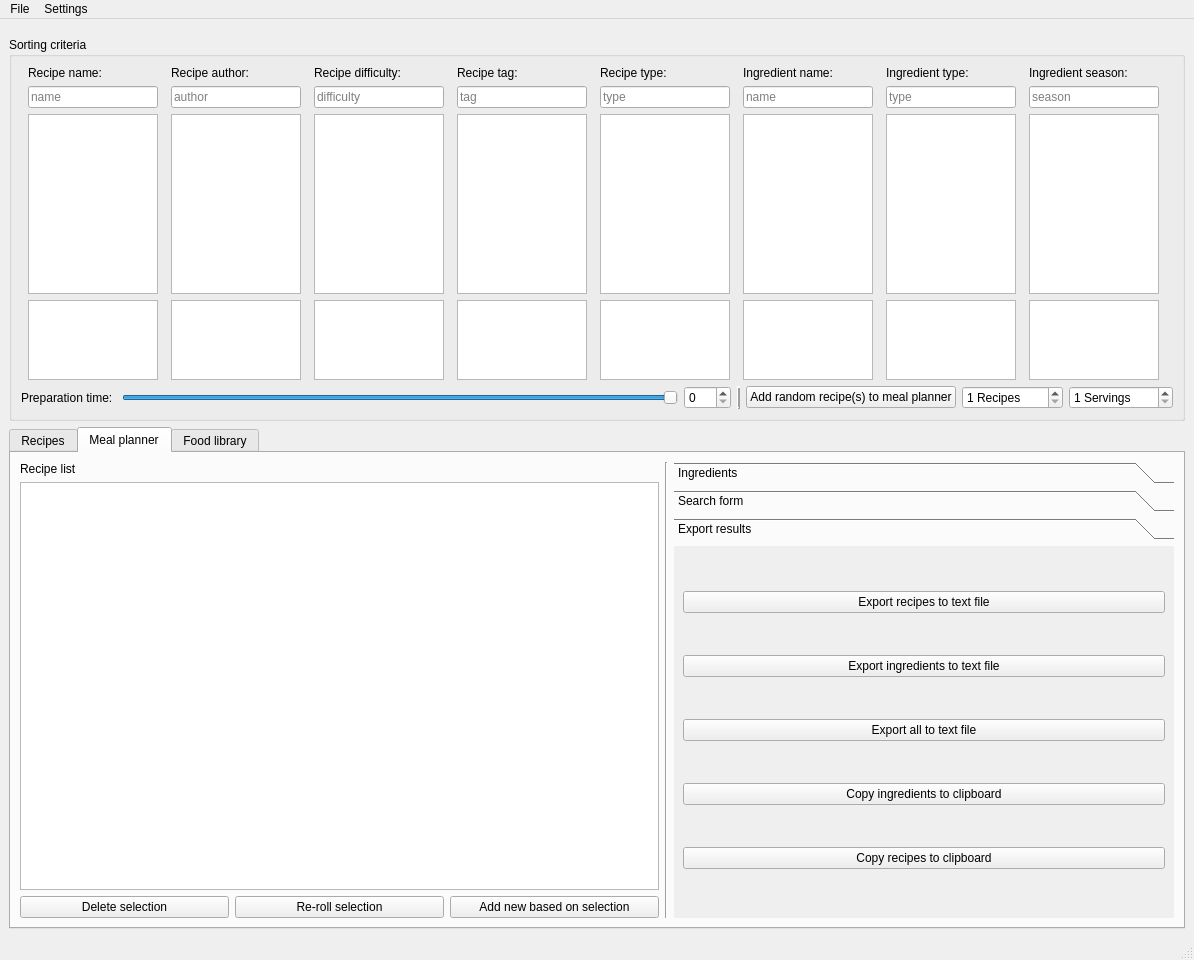
<?xml version="1.0" encoding="UTF-8"?>
<ui version="4.0">
 <class>MainWindow</class>
 <widget class="QMainWindow" name="MainWindow">
  <property name="enabled">
   <bool>true</bool>
  </property>
  <property name="geometry">
   <rect>
    <x>0</x>
    <y>0</y>
    <width>1194</width>
    <height>960</height>
   </rect>
  </property>
  <property name="windowTitle">
   <string>Cookbook manager</string>
  </property>
  <property name="toolButtonStyle">
   <enum>Qt::ToolButtonIconOnly</enum>
  </property>
  <property name="documentMode">
   <bool>false</bool>
  </property>
  <property name="tabShape">
   <enum>QTabWidget::Rounded</enum>
  </property>
  <property name="unifiedTitleAndToolBarOnMac">
   <bool>false</bool>
  </property>
  <widget class="QWidget" name="centralwidget">
   <layout class="QVBoxLayout" name="verticalLayout_4">
    <item>
     <widget class="QWidget" name="widget_main" native="true">
      <layout class="QVBoxLayout" name="verticalLayout">
       <property name="leftMargin">
        <number>0</number>
       </property>
       <property name="rightMargin">
        <number>0</number>
       </property>
       <property name="bottomMargin">
        <number>0</number>
       </property>
       <item>
        <widget class="QGroupBox" name="groupBox">
         <property name="title">
          <string>Sorting criteria</string>
         </property>
         <layout class="QVBoxLayout" name="verticalLayout_5">
          <item>
           <layout class="QHBoxLayout" name="horizontalLayout_2">
            <property name="sizeConstraint">
             <enum>QLayout::SetDefaultConstraint</enum>
            </property>
            <item>
             <layout class="QVBoxLayout" name="verticalLayout_3">
              <item>
               <widget class="QLabel" name="label_6">
                <property name="sizePolicy">
                 <sizepolicy hsizetype="Minimum" vsizetype="Minimum">
                  <horstretch>0</horstretch>
                  <verstretch>0</verstretch>
                 </sizepolicy>
                </property>
                <property name="maximumSize">
                 <size>
                  <width>130</width>
                  <height>16777215</height>
                 </size>
                </property>
                <property name="text">
                 <string>Recipe name:</string>
                </property>
               </widget>
              </item>
              <item>
               <widget class="QLineEdit" name="lineEdit_recipe_name_seach">
                <property name="maximumSize">
                 <size>
                  <width>130</width>
                  <height>16777215</height>
                 </size>
                </property>
                <property name="maxLength">
                 <number>100</number>
                </property>
                <property name="placeholderText">
                 <string>name</string>
                </property>
               </widget>
              </item>
              <item>
               <widget class="QListWidget" name="listWidget_recipe_name_search">
                <property name="sizePolicy">
                 <sizepolicy hsizetype="Minimum" vsizetype="Minimum">
                  <horstretch>0</horstretch>
                  <verstretch>0</verstretch>
                 </sizepolicy>
                </property>
                <property name="maximumSize">
                 <size>
                  <width>130</width>
                  <height>180</height>
                 </size>
                </property>
                <property name="selectionMode">
                 <enum>QAbstractItemView::ExtendedSelection</enum>
                </property>
               </widget>
              </item>
              <item>
               <widget class="QListWidget" name="listWidget_recipe_name_selection">
                <property name="sizePolicy">
                 <sizepolicy hsizetype="Minimum" vsizetype="Minimum">
                  <horstretch>0</horstretch>
                  <verstretch>0</verstretch>
                 </sizepolicy>
                </property>
                <property name="maximumSize">
                 <size>
                  <width>130</width>
                  <height>80</height>
                 </size>
                </property>
               </widget>
              </item>
             </layout>
            </item>
            <item>
             <layout class="QVBoxLayout" name="verticalLayout_9">
              <item>
               <widget class="QLabel" name="label_11">
                <property name="sizePolicy">
                 <sizepolicy hsizetype="Minimum" vsizetype="Minimum">
                  <horstretch>0</horstretch>
                  <verstretch>0</verstretch>
                 </sizepolicy>
                </property>
                <property name="maximumSize">
                 <size>
                  <width>130</width>
                  <height>16777215</height>
                 </size>
                </property>
                <property name="text">
                 <string>Recipe author:</string>
                </property>
               </widget>
              </item>
              <item>
               <widget class="QLineEdit" name="lineEdit_recipe_author_name_search">
                <property name="maximumSize">
                 <size>
                  <width>130</width>
                  <height>16777215</height>
                 </size>
                </property>
                <property name="placeholderText">
                 <string>author</string>
                </property>
               </widget>
              </item>
              <item>
               <widget class="QListWidget" name="listWidget_recipe_author_search">
                <property name="sizePolicy">
                 <sizepolicy hsizetype="Minimum" vsizetype="Minimum">
                  <horstretch>0</horstretch>
                  <verstretch>0</verstretch>
                 </sizepolicy>
                </property>
                <property name="maximumSize">
                 <size>
                  <width>130</width>
                  <height>180</height>
                 </size>
                </property>
               </widget>
              </item>
              <item>
               <widget class="QListWidget" name="listWidget_recipe_author_selection">
                <property name="sizePolicy">
                 <sizepolicy hsizetype="Minimum" vsizetype="Minimum">
                  <horstretch>0</horstretch>
                  <verstretch>0</verstretch>
                 </sizepolicy>
                </property>
                <property name="minimumSize">
                 <size>
                  <width>80</width>
                  <height>0</height>
                 </size>
                </property>
                <property name="maximumSize">
                 <size>
                  <width>130</width>
                  <height>80</height>
                 </size>
                </property>
               </widget>
              </item>
             </layout>
            </item>
            <item>
             <layout class="QVBoxLayout" name="verticalLayout_11">
              <item>
               <widget class="QLabel" name="label_14">
                <property name="sizePolicy">
                 <sizepolicy hsizetype="Minimum" vsizetype="Minimum">
                  <horstretch>0</horstretch>
                  <verstretch>0</verstretch>
                 </sizepolicy>
                </property>
                <property name="maximumSize">
                 <size>
                  <width>130</width>
                  <height>16777215</height>
                 </size>
                </property>
                <property name="text">
                 <string>Recipe difficulty:</string>
                </property>
               </widget>
              </item>
              <item>
               <widget class="QLineEdit" name="lineEdit_recipe_dificulty_search">
                <property name="sizePolicy">
                 <sizepolicy hsizetype="Minimum" vsizetype="Fixed">
                  <horstretch>0</horstretch>
                  <verstretch>0</verstretch>
                 </sizepolicy>
                </property>
                <property name="maximumSize">
                 <size>
                  <width>130</width>
                  <height>16777215</height>
                 </size>
                </property>
                <property name="placeholderText">
                 <string>difficulty</string>
                </property>
               </widget>
              </item>
              <item>
               <widget class="QListWidget" name="listWidget_recipe_difficulty_search">
                <property name="sizePolicy">
                 <sizepolicy hsizetype="Minimum" vsizetype="Minimum">
                  <horstretch>0</horstretch>
                  <verstretch>0</verstretch>
                 </sizepolicy>
                </property>
                <property name="maximumSize">
                 <size>
                  <width>130</width>
                  <height>180</height>
                 </size>
                </property>
               </widget>
              </item>
              <item>
               <widget class="QListWidget" name="listWidget_recipe_difficulty_selection">
                <property name="sizePolicy">
                 <sizepolicy hsizetype="Minimum" vsizetype="Minimum">
                  <horstretch>0</horstretch>
                  <verstretch>0</verstretch>
                 </sizepolicy>
                </property>
                <property name="minimumSize">
                 <size>
                  <width>80</width>
                  <height>80</height>
                 </size>
                </property>
                <property name="maximumSize">
                 <size>
                  <width>130</width>
                  <height>80</height>
                 </size>
                </property>
               </widget>
              </item>
             </layout>
            </item>
            <item>
             <layout class="QVBoxLayout" name="verticalLayout_2">
              <item>
               <widget class="QLabel" name="label_7">
                <property name="sizePolicy">
                 <sizepolicy hsizetype="Minimum" vsizetype="Minimum">
                  <horstretch>0</horstretch>
                  <verstretch>0</verstretch>
                 </sizepolicy>
                </property>
                <property name="maximumSize">
                 <size>
                  <width>130</width>
                  <height>16777215</height>
                 </size>
                </property>
                <property name="text">
                 <string>Recipe tag:</string>
                </property>
               </widget>
              </item>
              <item>
               <widget class="QLineEdit" name="lineEdit_recipe_tag_search">
                <property name="maximumSize">
                 <size>
                  <width>130</width>
                  <height>16777215</height>
                 </size>
                </property>
                <property name="maxLength">
                 <number>100</number>
                </property>
                <property name="placeholderText">
                 <string>tag</string>
                </property>
               </widget>
              </item>
              <item>
               <widget class="QListWidget" name="listWidget_recipe_tag_search">
                <property name="sizePolicy">
                 <sizepolicy hsizetype="Minimum" vsizetype="Minimum">
                  <horstretch>0</horstretch>
                  <verstretch>0</verstretch>
                 </sizepolicy>
                </property>
                <property name="maximumSize">
                 <size>
                  <width>130</width>
                  <height>180</height>
                 </size>
                </property>
                <property name="editTriggers">
                 <set>QAbstractItemView::NoEditTriggers</set>
                </property>
                <property name="selectionMode">
                 <enum>QAbstractItemView::ExtendedSelection</enum>
                </property>
               </widget>
              </item>
              <item>
               <widget class="QListWidget" name="listWidget_recipe_tag_selection">
                <property name="sizePolicy">
                 <sizepolicy hsizetype="Minimum" vsizetype="Minimum">
                  <horstretch>0</horstretch>
                  <verstretch>0</verstretch>
                 </sizepolicy>
                </property>
                <property name="minimumSize">
                 <size>
                  <width>80</width>
                  <height>80</height>
                 </size>
                </property>
                <property name="maximumSize">
                 <size>
                  <width>130</width>
                  <height>80</height>
                 </size>
                </property>
               </widget>
              </item>
             </layout>
            </item>
            <item>
             <layout class="QVBoxLayout" name="verticalLayout_12">
              <item>
               <widget class="QLabel" name="label_13">
                <property name="sizePolicy">
                 <sizepolicy hsizetype="Minimum" vsizetype="Minimum">
                  <horstretch>0</horstretch>
                  <verstretch>0</verstretch>
                 </sizepolicy>
                </property>
                <property name="maximumSize">
                 <size>
                  <width>130</width>
                  <height>16777215</height>
                 </size>
                </property>
                <property name="text">
                 <string>Recipe type:</string>
                </property>
               </widget>
              </item>
              <item>
               <widget class="QLineEdit" name="lineEdit_recipe_type_search">
                <property name="maximumSize">
                 <size>
                  <width>130</width>
                  <height>16777215</height>
                 </size>
                </property>
                <property name="placeholderText">
                 <string>type</string>
                </property>
               </widget>
              </item>
              <item>
               <widget class="QListWidget" name="listWidget_recipe_type_search">
                <property name="sizePolicy">
                 <sizepolicy hsizetype="Minimum" vsizetype="Minimum">
                  <horstretch>0</horstretch>
                  <verstretch>0</verstretch>
                 </sizepolicy>
                </property>
                <property name="maximumSize">
                 <size>
                  <width>130</width>
                  <height>180</height>
                 </size>
                </property>
               </widget>
              </item>
              <item>
               <widget class="QListWidget" name="listWidget_recipe_type_selection">
                <property name="sizePolicy">
                 <sizepolicy hsizetype="Minimum" vsizetype="Minimum">
                  <horstretch>0</horstretch>
                  <verstretch>0</verstretch>
                 </sizepolicy>
                </property>
                <property name="minimumSize">
                 <size>
                  <width>80</width>
                  <height>80</height>
                 </size>
                </property>
                <property name="maximumSize">
                 <size>
                  <width>130</width>
                  <height>80</height>
                 </size>
                </property>
               </widget>
              </item>
             </layout>
            </item>
            <item>
             <layout class="QVBoxLayout" name="verticalLayout_10">
              <item>
               <widget class="QLabel" name="label_12">
                <property name="sizePolicy">
                 <sizepolicy hsizetype="Minimum" vsizetype="Minimum">
                  <horstretch>0</horstretch>
                  <verstretch>0</verstretch>
                 </sizepolicy>
                </property>
                <property name="maximumSize">
                 <size>
                  <width>130</width>
                  <height>16777215</height>
                 </size>
                </property>
                <property name="text">
                 <string>Ingredient name:</string>
                </property>
               </widget>
              </item>
              <item>
               <widget class="QLineEdit" name="lineEdit_ingredient_name_search">
                <property name="maximumSize">
                 <size>
                  <width>130</width>
                  <height>16777215</height>
                 </size>
                </property>
                <property name="placeholderText">
                 <string>name</string>
                </property>
               </widget>
              </item>
              <item>
               <widget class="QListWidget" name="listWidget_ingredient_name_search">
                <property name="sizePolicy">
                 <sizepolicy hsizetype="Minimum" vsizetype="Minimum">
                  <horstretch>0</horstretch>
                  <verstretch>0</verstretch>
                 </sizepolicy>
                </property>
                <property name="maximumSize">
                 <size>
                  <width>130</width>
                  <height>180</height>
                 </size>
                </property>
               </widget>
              </item>
              <item>
               <widget class="QListWidget" name="listWidget_recipe_ingredient_name_selection">
                <property name="sizePolicy">
                 <sizepolicy hsizetype="Minimum" vsizetype="Minimum">
                  <horstretch>0</horstretch>
                  <verstretch>0</verstretch>
                 </sizepolicy>
                </property>
                <property name="minimumSize">
                 <size>
                  <width>80</width>
                  <height>80</height>
                 </size>
                </property>
                <property name="maximumSize">
                 <size>
                  <width>130</width>
                  <height>80</height>
                 </size>
                </property>
               </widget>
              </item>
             </layout>
            </item>
            <item>
             <layout class="QVBoxLayout" name="verticalLayout_8">
              <item>
               <widget class="QLabel" name="label">
                <property name="sizePolicy">
                 <sizepolicy hsizetype="Minimum" vsizetype="Minimum">
                  <horstretch>0</horstretch>
                  <verstretch>0</verstretch>
                 </sizepolicy>
                </property>
                <property name="maximumSize">
                 <size>
                  <width>130</width>
                  <height>16777215</height>
                 </size>
                </property>
                <property name="text">
                 <string>Ingredient type:</string>
                </property>
               </widget>
              </item>
              <item>
               <widget class="QLineEdit" name="lineEdit_ingredient_type_search">
                <property name="maximumSize">
                 <size>
                  <width>130</width>
                  <height>16777215</height>
                 </size>
                </property>
                <property name="inputMask">
                 <string/>
                </property>
                <property name="maxLength">
                 <number>100</number>
                </property>
                <property name="placeholderText">
                 <string>type</string>
                </property>
               </widget>
              </item>
              <item>
               <widget class="QListWidget" name="listWidget_ingredient_type_search">
                <property name="sizePolicy">
                 <sizepolicy hsizetype="Minimum" vsizetype="Minimum">
                  <horstretch>0</horstretch>
                  <verstretch>0</verstretch>
                 </sizepolicy>
                </property>
                <property name="maximumSize">
                 <size>
                  <width>130</width>
                  <height>180</height>
                 </size>
                </property>
               </widget>
              </item>
              <item>
               <widget class="QListWidget" name="listWidget_recipe_ingredient_type_selection">
                <property name="sizePolicy">
                 <sizepolicy hsizetype="Minimum" vsizetype="Minimum">
                  <horstretch>0</horstretch>
                  <verstretch>0</verstretch>
                 </sizepolicy>
                </property>
                <property name="minimumSize">
                 <size>
                  <width>80</width>
                  <height>80</height>
                 </size>
                </property>
                <property name="maximumSize">
                 <size>
                  <width>130</width>
                  <height>80</height>
                 </size>
                </property>
               </widget>
              </item>
             </layout>
            </item>
            <item>
             <layout class="QVBoxLayout" name="verticalLayout_7">
              <item>
               <widget class="QLabel" name="label_10">
                <property name="sizePolicy">
                 <sizepolicy hsizetype="Minimum" vsizetype="Minimum">
                  <horstretch>0</horstretch>
                  <verstretch>0</verstretch>
                 </sizepolicy>
                </property>
                <property name="maximumSize">
                 <size>
                  <width>130</width>
                  <height>16777215</height>
                 </size>
                </property>
                <property name="text">
                 <string>Ingredient season:</string>
                </property>
               </widget>
              </item>
              <item>
               <widget class="QLineEdit" name="lineEdit_ingredient_season_search">
                <property name="maximumSize">
                 <size>
                  <width>130</width>
                  <height>16777215</height>
                 </size>
                </property>
                <property name="maxLength">
                 <number>100</number>
                </property>
                <property name="placeholderText">
                 <string>season</string>
                </property>
               </widget>
              </item>
              <item>
               <widget class="QListWidget" name="listWidget_ingredient_season_search">
                <property name="sizePolicy">
                 <sizepolicy hsizetype="Minimum" vsizetype="Minimum">
                  <horstretch>0</horstretch>
                  <verstretch>0</verstretch>
                 </sizepolicy>
                </property>
                <property name="maximumSize">
                 <size>
                  <width>130</width>
                  <height>180</height>
                 </size>
                </property>
               </widget>
              </item>
              <item>
               <widget class="QListWidget" name="listWidget_recipe_ingredient_season_selection">
                <property name="sizePolicy">
                 <sizepolicy hsizetype="Minimum" vsizetype="Minimum">
                  <horstretch>0</horstretch>
                  <verstretch>0</verstretch>
                 </sizepolicy>
                </property>
                <property name="minimumSize">
                 <size>
                  <width>80</width>
                  <height>80</height>
                 </size>
                </property>
                <property name="maximumSize">
                 <size>
                  <width>130</width>
                  <height>80</height>
                 </size>
                </property>
               </widget>
              </item>
             </layout>
            </item>
           </layout>
          </item>
          <item>
           <layout class="QHBoxLayout" name="horizontalLayout_6">
            <item>
             <widget class="QLabel" name="label_3">
              <property name="text">
               <string>Preparation time: </string>
              </property>
             </widget>
            </item>
            <item>
             <widget class="QSlider" name="horizontalSlider_prep_time_filter">
              <property name="maximum">
               <number>500</number>
              </property>
              <property name="singleStep">
               <number>5</number>
              </property>
              <property name="value">
               <number>500</number>
              </property>
              <property name="orientation">
               <enum>Qt::Horizontal</enum>
              </property>
              <property name="invertedAppearance">
               <bool>false</bool>
              </property>
              <property name="invertedControls">
               <bool>false</bool>
              </property>
              <property name="tickPosition">
               <enum>QSlider::NoTicks</enum>
              </property>
             </widget>
            </item>
            <item>
             <widget class="QSpinBox" name="spinBox_2">
              <property name="maximum">
               <number>500</number>
              </property>
              <property name="singleStep">
               <number>5</number>
              </property>
             </widget>
            </item>
            <item>
             <widget class="Line" name="line_2">
              <property name="frameShadow">
               <enum>QFrame::Raised</enum>
              </property>
              <property name="lineWidth">
               <number>2</number>
              </property>
              <property name="orientation">
               <enum>Qt::Vertical</enum>
              </property>
             </widget>
            </item>
            <item>
             <widget class="QPushButton" name="pushButton_add_parametric_selection_to_mael_planner">
              <property name="text">
               <string>Add random recipe(s) to meal planner</string>
              </property>
             </widget>
            </item>
            <item>
             <widget class="QSpinBox" name="spinBox_quantity_selector">
              <property name="sizePolicy">
               <sizepolicy hsizetype="Preferred" vsizetype="Fixed">
                <horstretch>0</horstretch>
                <verstretch>0</verstretch>
               </sizepolicy>
              </property>
              <property name="maximumSize">
               <size>
                <width>16000</width>
                <height>16777215</height>
               </size>
              </property>
              <property name="suffix">
               <string> Recipes</string>
              </property>
              <property name="minimum">
               <number>1</number>
              </property>
              <property name="maximum">
               <number>1000</number>
              </property>
              <property name="value">
               <number>1</number>
              </property>
             </widget>
            </item>
            <item>
             <widget class="QSpinBox" name="spinBox_servings_selector">
              <property name="statusTip">
               <string/>
              </property>
              <property name="whatsThis">
               <string/>
              </property>
              <property name="suffix">
               <string> Servings</string>
              </property>
              <property name="minimum">
               <number>1</number>
              </property>
              <property name="maximum">
               <number>1000</number>
              </property>
              <property name="value">
               <number>1</number>
              </property>
             </widget>
            </item>
           </layout>
          </item>
         </layout>
        </widget>
       </item>
       <item>
        <widget class="QTabWidget" name="tab">
         <property name="currentIndex">
          <number>1</number>
         </property>
         <widget class="QWidget" name="tab_recipes">
          <attribute name="title">
           <string>Recipes</string>
          </attribute>
          <layout class="QVBoxLayout" name="verticalLayout_6">
           <property name="leftMargin">
            <number>0</number>
           </property>
           <property name="topMargin">
            <number>10</number>
           </property>
           <property name="rightMargin">
            <number>0</number>
           </property>
           <property name="bottomMargin">
            <number>0</number>
           </property>
           <item>
            <layout class="QHBoxLayout" name="horizontalLayout">
             <item>
              <widget class="QPushButton" name="pushButton_add_recipe">
               <property name="text">
                <string>Add recipe to cookbook</string>
               </property>
              </widget>
             </item>
             <item>
              <widget class="QPushButton" name="pushButton_delete_recipes">
               <property name="text">
                <string>Delete selection from cookcook</string>
               </property>
              </widget>
             </item>
             <item>
              <widget class="QPushButton" name="pushButton_add_selection_to_meal_planner">
               <property name="text">
                <string>Add selection to meal planner</string>
               </property>
              </widget>
             </item>
            </layout>
           </item>
           <item>
            <widget class="QTableWidget" name="tableWidget_recipe_display">
             <property name="minimumSize">
              <size>
               <width>0</width>
               <height>0</height>
              </size>
             </property>
             <property name="frameShape">
              <enum>QFrame::NoFrame</enum>
             </property>
             <property name="frameShadow">
              <enum>QFrame::Sunken</enum>
             </property>
             <property name="editTriggers">
              <set>QAbstractItemView::DoubleClicked</set>
             </property>
             <property name="showDropIndicator" stdset="0">
              <bool>false</bool>
             </property>
             <property name="dragDropOverwriteMode">
              <bool>false</bool>
             </property>
             <property name="alternatingRowColors">
              <bool>true</bool>
             </property>
             <property name="selectionBehavior">
              <enum>QAbstractItemView::SelectRows</enum>
             </property>
             <attribute name="verticalHeaderMinimumSectionSize">
              <number>30</number>
             </attribute>
            </widget>
           </item>
          </layout>
         </widget>
         <widget class="QWidget" name="tab_planner">
          <attribute name="title">
           <string>Meal planner</string>
          </attribute>
          <layout class="QHBoxLayout" name="horizontalLayout_3">
           <item>
            <layout class="QVBoxLayout" name="verticalLayout_15">
             <item>
              <widget class="QLabel" name="label_2">
               <property name="text">
                <string>Recipe list</string>
               </property>
              </widget>
             </item>
             <item>
              <widget class="QTableWidget" name="tableWidget_meal_planner_recipes">
               <property name="maximumSize">
                <size>
                 <width>800</width>
                 <height>16777215</height>
                </size>
               </property>
               <property name="sizeAdjustPolicy">
                <enum>QAbstractScrollArea::AdjustToContents</enum>
               </property>
               <property name="selectionBehavior">
                <enum>QAbstractItemView::SelectRows</enum>
               </property>
               <attribute name="verticalHeaderMinimumSectionSize">
                <number>30</number>
               </attribute>
              </widget>
             </item>
             <item>
              <layout class="QHBoxLayout" name="horizontalLayout_4">
               <item>
                <widget class="QPushButton" name="pushButton_delete_selected_search_result">
                 <property name="text">
                  <string>Delete selection</string>
                 </property>
                </widget>
               </item>
               <item>
                <widget class="QPushButton" name="pushButton_re_suffle_parametric_selection">
                 <property name="text">
                  <string>Re-roll selection</string>
                 </property>
                </widget>
               </item>
               <item>
                <widget class="QPushButton" name="pushButton_add_new_from_selection">
                 <property name="text">
                  <string>Add new based on selection</string>
                 </property>
                </widget>
               </item>
              </layout>
             </item>
            </layout>
           </item>
           <item>
            <widget class="Line" name="line">
             <property name="orientation">
              <enum>Qt::Vertical</enum>
             </property>
            </widget>
           </item>
           <item>
            <widget class="QToolBox" name="toolBox">
             <property name="sizePolicy">
              <sizepolicy hsizetype="Minimum" vsizetype="Minimum">
               <horstretch>0</horstretch>
               <verstretch>0</verstretch>
              </sizepolicy>
             </property>
             <property name="maximumSize">
              <size>
               <width>500</width>
               <height>16777215</height>
              </size>
             </property>
             <property name="toolTip">
              <string/>
             </property>
             <property name="currentIndex">
              <number>2</number>
             </property>
             <widget class="QWidget" name="page">
              <property name="geometry">
               <rect>
                <x>0</x>
                <y>0</y>
                <width>103</width>
                <height>103</height>
               </rect>
              </property>
              <attribute name="label">
               <string>Ingredients</string>
              </attribute>
              <layout class="QVBoxLayout" name="verticalLayout_16">
               <item>
                <widget class="QTableWidget" name="tableWidget_ingredient_view">
                 <property name="sizeAdjustPolicy">
                  <enum>QAbstractScrollArea::AdjustToContents</enum>
                 </property>
                 <property name="editTriggers">
                  <set>QAbstractItemView::NoEditTriggers</set>
                 </property>
                 <property name="selectionMode">
                  <enum>QAbstractItemView::NoSelection</enum>
                 </property>
                </widget>
               </item>
              </layout>
             </widget>
             <widget class="QWidget" name="page_2">
              <property name="geometry">
               <rect>
                <x>0</x>
                <y>0</y>
                <width>103</width>
                <height>103</height>
               </rect>
              </property>
              <attribute name="label">
               <string>Search form</string>
              </attribute>
              <layout class="QVBoxLayout" name="verticalLayout_14">
               <item>
                <widget class="QListWidget" name="listWidget_search_form_view">
                 <property name="editTriggers">
                  <set>QAbstractItemView::NoEditTriggers</set>
                 </property>
                 <property name="selectionMode">
                  <enum>QAbstractItemView::NoSelection</enum>
                 </property>
                </widget>
               </item>
              </layout>
             </widget>
             <widget class="QWidget" name="page_3">
              <property name="geometry">
               <rect>
                <x>0</x>
                <y>0</y>
                <width>500</width>
                <height>293</height>
               </rect>
              </property>
              <attribute name="label">
               <string>Export results</string>
              </attribute>
              <layout class="QVBoxLayout" name="verticalLayout_13">
               <item>
                <widget class="QPushButton" name="pushButton_recipee_to_file">
                 <property name="text">
                  <string>Export recipes to text file</string>
                 </property>
                </widget>
               </item>
               <item>
                <widget class="QPushButton" name="pushButton_export_ingredient_to_file">
                 <property name="text">
                  <string>Export ingredients to text file</string>
                 </property>
                </widget>
               </item>
               <item>
                <widget class="QPushButton" name="pushButton_3">
                 <property name="text">
                  <string>Export all to text file</string>
                 </property>
                </widget>
               </item>
               <item>
                <widget class="QPushButton" name="pushButton_copy_ingredients_to_clipboard">
                 <property name="text">
                  <string>Copy ingredients to clipboard</string>
                 </property>
                </widget>
               </item>
               <item>
                <widget class="QPushButton" name="pushButton_copy_recipes_to_clipboard">
                 <property name="text">
                  <string>Copy recipes to clipboard</string>
                 </property>
                 <property name="flat">
                  <bool>false</bool>
                 </property>
                </widget>
               </item>
              </layout>
             </widget>
            </widget>
           </item>
          </layout>
         </widget>
         <widget class="QWidget" name="tab_foodlibrary_editor">
          <attribute name="title">
           <string>Food library</string>
          </attribute>
         </widget>
        </widget>
       </item>
      </layout>
     </widget>
    </item>
   </layout>
  </widget>
  <widget class="QMenuBar" name="menubar">
   <property name="geometry">
    <rect>
     <x>0</x>
     <y>0</y>
     <width>1194</width>
     <height>24</height>
    </rect>
   </property>
   <property name="sizePolicy">
    <sizepolicy hsizetype="Preferred" vsizetype="Preferred">
     <horstretch>0</horstretch>
     <verstretch>0</verstretch>
    </sizepolicy>
   </property>
   <property name="defaultUp">
    <bool>false</bool>
   </property>
   <property name="nativeMenuBar">
    <bool>false</bool>
   </property>
   <widget class="QMenu" name="menuFile">
    <property name="title">
     <string>File</string>
    </property>
    <addaction name="actionNew_cookook"/>
    <addaction name="actionOpen"/>
    <addaction name="actionSave"/>
    <addaction name="actionSave_as"/>
    <addaction name="actionAuto_Save"/>
   </widget>
   <widget class="QMenu" name="menuSettings">
    <property name="title">
     <string>Settings</string>
    </property>
    <addaction name="actionApp_settings"/>
    <addaction name="actionCookbook"/>
   </widget>
   <addaction name="menuFile"/>
   <addaction name="menuSettings"/>
  </widget>
  <widget class="QStatusBar" name="statusbar"/>
  <action name="actionSave">
   <property name="text">
    <string>Save</string>
   </property>
  </action>
  <action name="actionSave_as">
   <property name="checkable">
    <bool>false</bool>
   </property>
   <property name="text">
    <string>Save as</string>
   </property>
  </action>
  <action name="actionNew_cookook">
   <property name="text">
    <string>New</string>
   </property>
  </action>
  <action name="actionOpen">
   <property name="text">
    <string>Open</string>
   </property>
  </action>
  <action name="actionApp_settings">
   <property name="text">
    <string>App settings</string>
   </property>
  </action>
  <action name="actionCookbook">
   <property name="text">
    <string>Cookbook settings</string>
   </property>
  </action>
  <action name="actionAuto_Save">
   <property name="checkable">
    <bool>true</bool>
   </property>
   <property name="checked">
    <bool>false</bool>
   </property>
   <property name="text">
    <string>Auto Save</string>
   </property>
  </action>
 </widget>
 <resources/>
 <connections>
  <connection>
   <sender>horizontalSlider_prep_time_filter</sender>
   <signal>valueChanged(int)</signal>
   <receiver>spinBox_2</receiver>
   <slot>setValue(int)</slot>
   <hints>
    <hint type="sourcelabel">
     <x>437</x>
     <y>434</y>
    </hint>
    <hint type="destinationlabel">
     <x>497</x>
     <y>435</y>
    </hint>
   </hints>
  </connection>
 </connections>
</ui>
